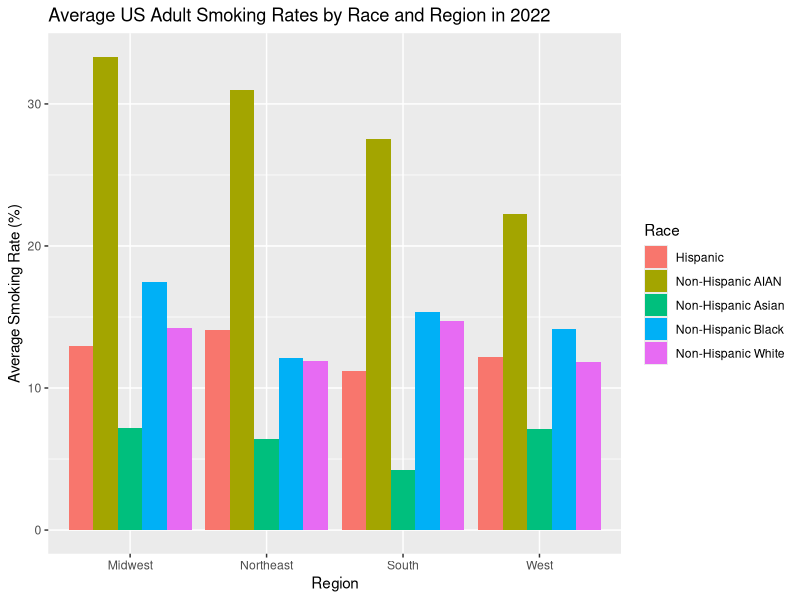
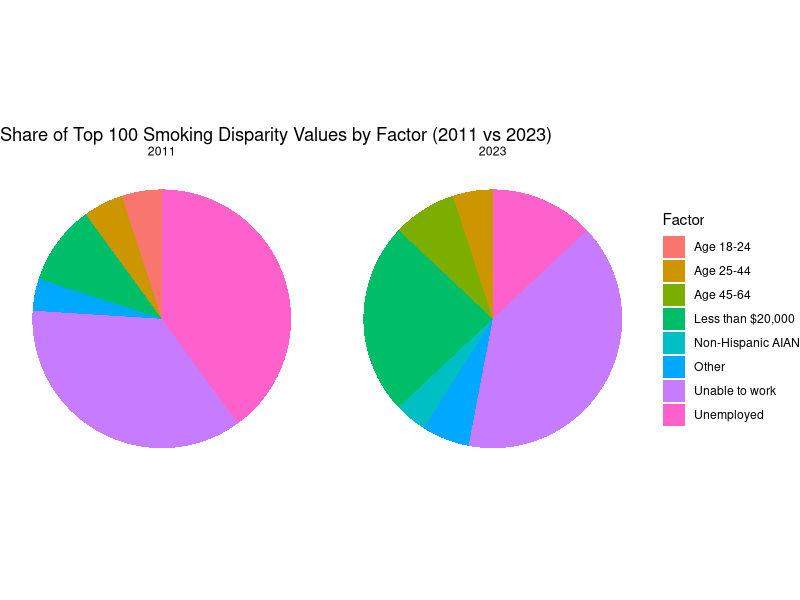
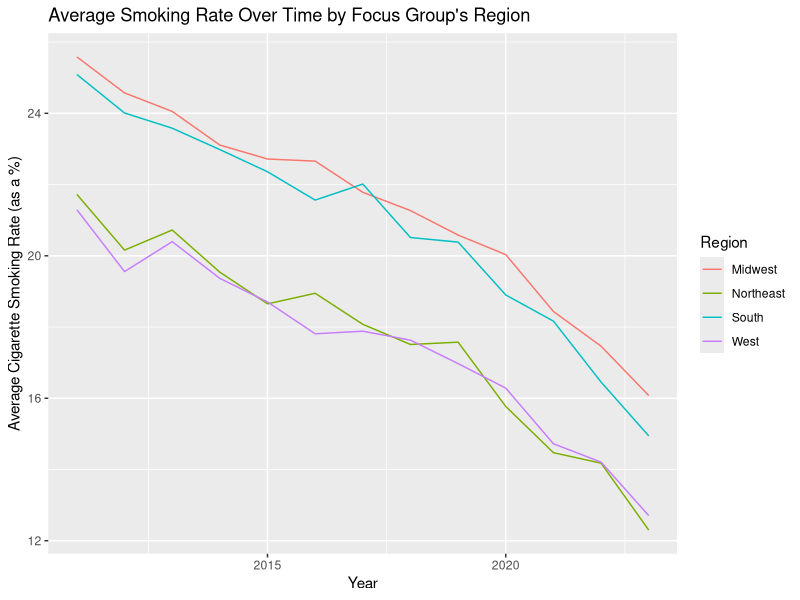
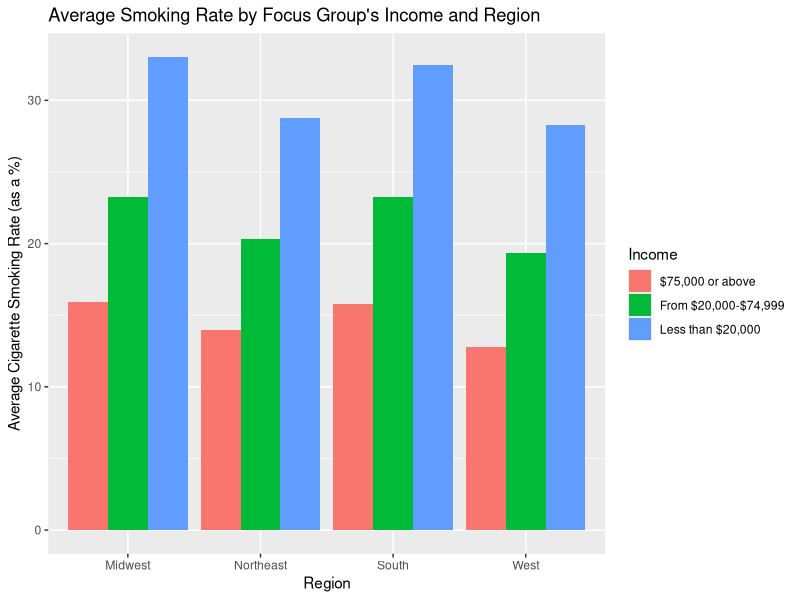
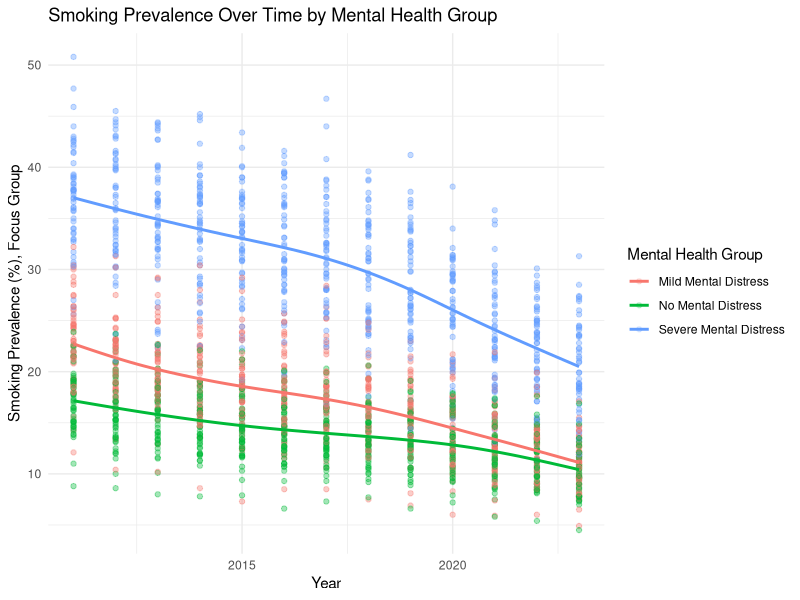
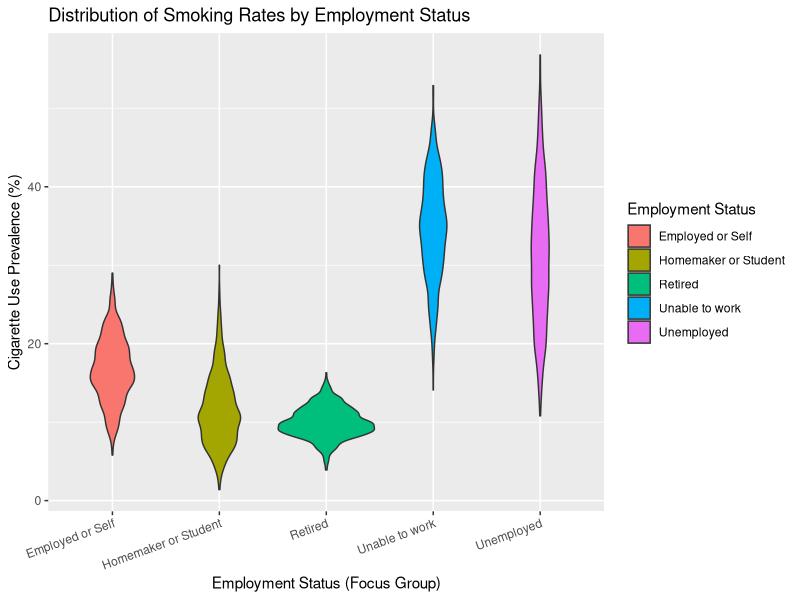
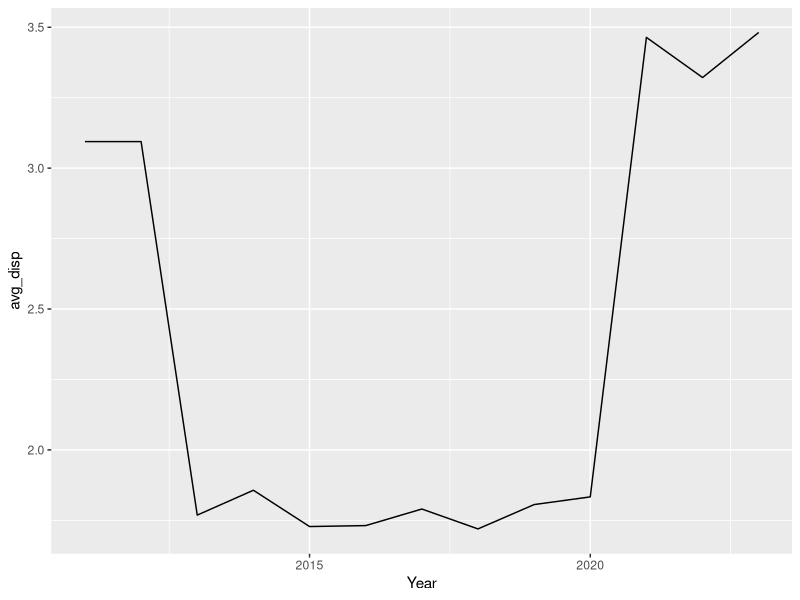
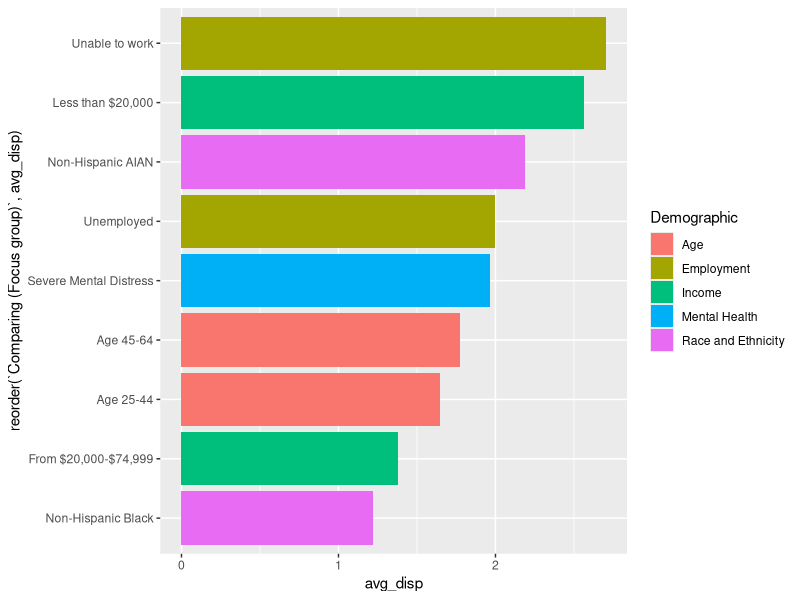

Write the R code that produced these figures, in order.
## ---- chunk 1
knitr::opts_chunk$set(echo = TRUE)
library(tidyverse)

## ---- chunk 2

age <- read_csv("data/Age-Related_Disparities_in_Cigarette_Smoking_Among_Adults_20251101.csv")

employment <- read_csv("data/Employment-Related_Disparities_in_Cigarette_Smoking_Among_Adults_20251101.csv")

income <- read_csv("data/Income-Related_Disparities_in_Cigarette_Smoking_Among_Adults_20251101.csv")

m_health <- read_csv("data/Mental_Health-Related_Disparities_in_Cigarette_Smoking_Among_Adults_20251101.csv")

race <- read_csv("data/Race_and_Ethnic_Disparities_in_Cigarette_Smoking_Among_Adults_20251101.csv")

## ---- chunk 3
# Merging all tables into one. This only requires bind_rows since all variable names are the same across all five tables.

tobacco_chr <- bind_rows(age, employment, income, m_health, race)
## ---- chunk 4
# Converting quantitative variables to numeric datatypes

tobacco <- tobacco_chr |>
  mutate(across(c(`Cigarette Use Prevalence % (Focus group)`,
                   `Cigarette Use Prevalence % (Reference group)`,
                   `Disparity Value`),
                as.numeric))
## ---- chunk 5
n_distinct(tobacco$`Tobacco Use`)

# The "tobacco use" column is useless since it only says "Cigarette Use Among Adults". Therefore let's get rid of it.
tobacco <- tobacco |>
  select(-`Tobacco Use`)
## ---- chunk 6
tobacco <- tobacco |>
  group_by(`Year`,
           `State`,
           `Demographic`,
           `Comparing (Focus group)`,
           `Cigarette Use Prevalence % (Focus group)`)|>
  mutate(`Mean Disparity Value (Focus Group)` = mean(`Disparity Value`))

# Creating a new column which assigns each state to a designated region based on the Census Regions and Divisions of the United States.

tobacco_region <- tobacco |>
  mutate(
    region = case_when(
      State %in% c(
        "Maine","New Hampshire","Vermont","Massachusetts","Rhode Island","Connecticut",
        "New York","New Jersey","Pennsylvania"
      ) ~ "Northeast",
      
      State %in% c(
        "Ohio","Indiana","Illinois","Michigan","Wisconsin",
        "Minnesota","Iowa","Missouri","North Dakota","South Dakota","Nebraska","Kansas"
      ) ~ "Midwest",
      
      State %in% c(
        "Delaware","Maryland","District of Columbia","Virginia","West Virginia",
        "North Carolina","South Carolina","Georgia","Florida",
        "Kentucky","Tennessee","Mississippi","Alabama",
        "Oklahoma","Texas","Arkansas","Louisiana"
      ) ~ "South",
      
      State %in% c(
        "Idaho","Montana","Wyoming","Nevada","Utah","Colorado","Arizona","New Mexico",
        "Alaska","Washington","Oregon","California","Hawaii"
      ) ~ "West",))

tobacco_region

#To check for NA values.
tobacco_region |>
  filter(is.na(region))
## ---- chunk 7

tobacco_region |>
  filter(Year == 2022, Demographic == "Race and Ethnicity") |>
 
  group_by(Race = `Comparing (Focus group)`, region) |>
  summarize(race_mean = mean(`Cigarette Use Prevalence % (Focus group)`, na.rm = TRUE)) |>
 
  ggplot(aes(x = region, y = race_mean, fill = Race)) + geom_col(position = "dodge") +
  labs(title = "Average US Adult Smoking Rates by Race and Region in 2022",
       x = "Region", y = "Average Smoking Rate (%)", fill = "Race")

## ---- chunk 8

tobacco_region |>
  ungroup() |>
  filter(Year %in% c(2011, 2023)) |>
  select(Year, `Comparing (Focus group)`, `Disparity Value`) |>
  drop_na(`Disparity Value`) |>
  group_by(Year) |>
  slice_max(`Disparity Value`, n = 100, with_ties = F) |>
  add_count(`Comparing (Focus group)`, name = "n_fg") |>
  mutate(FocusGroup2 = ifelse(n_fg <= 3,
                              "Other",
                              `Comparing (Focus group)`)) |>
  ggplot(aes(x = "", fill = FocusGroup2)) +
  geom_bar(width = 1) +
  coord_polar(theta = "y") +
  facet_wrap(~ Year) +
  labs(title = "Share of Top 100 Smoking Disparity Values by Factor (2011 vs 2023)",
      x = NULL, y = NULL,
      fill = "Factor") +
  theme_void()
## ---- chunk 9
tobacco_region |> group_by(`Year`, region) |> 
  summarize(avg = mean(`Cigarette Use Prevalence % (Focus group)`, na.rm = T)) |>
  
  ggplot() + geom_line(aes(x = `Year`, 
                           y = avg, color = region)) +
    labs(title = "Average Smoking Rate Over Time by Focus Group's Region",
         y = "Average Cigarette Smoking Rate (as a %)",
         color = "Region")
## ---- chunk 10
tobacco_region |> filter(`Demographic` == "Income") |> group_by(`Comparing (Focus group)`, `region`) |>
  summarize(avg = mean(`Cigarette Use Prevalence % (Focus group)`, na.rm = T)) |>
  
  ggplot(aes(fill = `Comparing (Focus group)`, y = avg, x = region)) + geom_col(position = "dodge") +
    labs(title = "Average Smoking Rate by Focus Group's Income and Region",
         x = "Region",
         y = "Average Cigarette Smoking Rate (as a %)",
         fill = "Income")
## ---- chunk 11
#Convert smoking prevalence to numeric (as in your PDF)
m_health_numeric <- m_health %>%
  mutate(
    `Cigarette Use Prevalence % (Focus group)` =
      as.numeric(`Cigarette Use Prevalence % (Focus group)`)
  )

# Create scatterplot
ggplot(
  m_health_numeric,
  aes(
    x = Year,
    y = `Cigarette Use Prevalence % (Focus group)`,
    color = `Comparing (Focus group)`  # mental health category
  )
) +
  geom_point(alpha = 0.2) +
  geom_smooth(se = FALSE) +   # optional trend lines
  labs(
    title = "Smoking Prevalence Over Time by Mental Health Group",
    x = "Year",
    y = "Smoking Prevalence (%), Focus Group",
    color = "Mental Health Group"
  ) +
  theme_minimal()
## ---- chunk 12
tobacco_region |>
  filter(Demographic == "Employment") |>
  ggplot(aes(
    x = `Comparing (Focus group)`,
    y = `Cigarette Use Prevalence % (Focus group)`,
    fill = `Comparing (Focus group)`
  )) +
  geom_violin() +
  labs(
    title = "Distribution of Smoking Rates by Employment Status",
    x = "Employment Status (Focus Group)",
    y = "Cigarette Use Prevalence (%)", fill = "Employment Status"
  ) +
  theme(axis.text.x = element_text(angle = 20, hjust = 1))
## ---- chunk 13
tobacco |>
  filter(`Comparing (Focus group)` == "Less than $20,000" &
         `To (Reference group)` == "$75,000 or above") |>
  group_by(Year) |>
  summarize(avg_disp = mean(`Disparity Value`, na.rm = T)) |>
  ggplot(aes(x = Year, y = avg_disp)) + geom_line()
## ---- chunk 14
tobacco_region |>
  ungroup() |>
  filter(Year == 2023) |>
  select(Demographic, `Comparing (Focus group)`, `Disparity Value`) |>
  group_by(Demographic, `Comparing (Focus group)`) |>
  summarize(avg_disp = mean(`Disparity Value`, na.rm = T)) |>
  filter(avg_disp > 1) |>
  ggplot(aes(x = avg_disp,
             y = reorder(`Comparing (Focus group)`, avg_disp),
             fill = Demographic)) +
  geom_col()
## ---- chunk 15
tobacco_region |>
  filter(Demographic == "Mental Health") |>
  ggplot(aes(
    x = `Comparing (Focus group)`,
    y = `Cigarette Use Prevalence % (Focus group)`,
    fill = `Comparing (Focus group)`
  )) +
  geom_boxplot() +
  labs(
    title = "Smoking Rates by Mental Health Status",
    x = "Mental Health Category",
    y = "Cigarette Use Prevalence (%)", fill = "Mental Health") +
  theme(axis.text.x = element_text(angle = 20, hjust = 1))
## ---- chunk 16
tobacco_region |>
  ungroup() |>
  filter(Year == 2023) |>
  select(Demographic, `Comparing (Focus group)`, `Disparity Value`) |>
  group_by(Demographic, `Comparing (Focus group)`) |>
  summarize(avg_disp = mean(`Disparity Value`, na.rm = T)) |>
  filter(avg_disp > 1) |>
  ggplot(aes(x = avg_disp,
             y = reorder(`Comparing (Focus group)`, avg_disp),
             fill = Demographic)) +
  geom_col()
## ---- chunk 17
race_boxplot <- tobacco_region %>%
  filter(Demographic == "Race and Ethnicity") %>%
  select(Race = `Comparing (Focus group)`,
         Smoking = `Cigarette Use Prevalence % (Focus group)`)

ggplot(race_boxplot,
       aes(x = Race, y = Smoking, fill = Race)) +
  geom_boxplot() +
  labs(
    title = "Distribution of Focus Group Smoking Prevalence by Race and Ethnicity",
    x = "Race / Ethnicity",
    y = "Cigarette Use Prevalence % (Focus group)",
    fill = "Race / Ethnicity"
  ) +
  theme_minimal() +
  theme(axis.text.x = element_text(angle = 25, hjust = 1))
